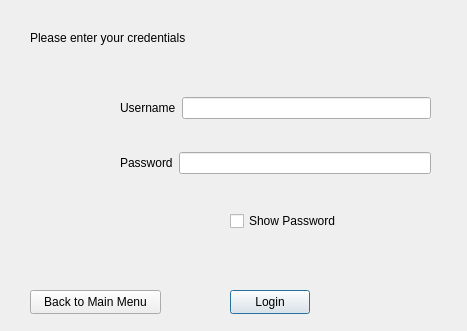
<?xml version="1.0" encoding="UTF-8"?>
<ui version="4.0">
 <class>adminlogin</class>
 <widget class="QDialog" name="adminlogin">
  <property name="geometry">
   <rect>
    <x>0</x>
    <y>0</y>
    <width>467</width>
    <height>331</height>
   </rect>
  </property>
  <property name="windowTitle">
   <string>Login</string>
  </property>
  <widget class="QPushButton" name="pushButton_login">
   <property name="geometry">
    <rect>
     <x>230</x>
     <y>290</y>
     <width>80</width>
     <height>24</height>
    </rect>
   </property>
   <property name="text">
    <string>Login</string>
   </property>
  </widget>
  <widget class="QLabel" name="label_warn">
   <property name="geometry">
    <rect>
     <x>110</x>
     <y>240</y>
     <width>311</width>
     <height>20</height>
    </rect>
   </property>
   <property name="text">
    <string/>
   </property>
  </widget>
  <widget class="QLabel" name="label_3">
   <property name="geometry">
    <rect>
     <x>30</x>
     <y>30</y>
     <width>161</width>
     <height>16</height>
    </rect>
   </property>
   <property name="text">
    <string>Please enter your credentials</string>
   </property>
  </widget>
  <widget class="QPushButton" name="pushButton_back">
   <property name="geometry">
    <rect>
     <x>30</x>
     <y>290</y>
     <width>131</width>
     <height>24</height>
    </rect>
   </property>
   <property name="text">
    <string>Back to Main Menu</string>
   </property>
  </widget>
  <widget class="QWidget" name="layoutWidget">
   <property name="geometry">
    <rect>
     <x>120</x>
     <y>70</y>
     <width>311</width>
     <height>131</height>
    </rect>
   </property>
   <layout class="QVBoxLayout" name="verticalLayout">
    <item>
     <layout class="QHBoxLayout" name="horizontalLayout">
      <item>
       <widget class="QLabel" name="label">
        <property name="text">
         <string>Username</string>
        </property>
       </widget>
      </item>
      <item>
       <widget class="QLineEdit" name="lineEdit_uname"/>
      </item>
     </layout>
    </item>
    <item>
     <layout class="QHBoxLayout" name="horizontalLayout_2">
      <item>
       <widget class="QLabel" name="label_2">
        <property name="text">
         <string>Password</string>
        </property>
       </widget>
      </item>
      <item>
       <widget class="QLineEdit" name="lineEdit_pass">
        <property name="echoMode">
         <enum>QLineEdit::Password</enum>
        </property>
       </widget>
      </item>
     </layout>
    </item>
   </layout>
  </widget>
  <widget class="QCheckBox" name="checkBox_showpass">
   <property name="geometry">
    <rect>
     <x>230</x>
     <y>210</y>
     <width>181</width>
     <height>22</height>
    </rect>
   </property>
   <property name="text">
    <string>Show Password</string>
   </property>
  </widget>
 </widget>
 <resources/>
 <connections/>
</ui>
